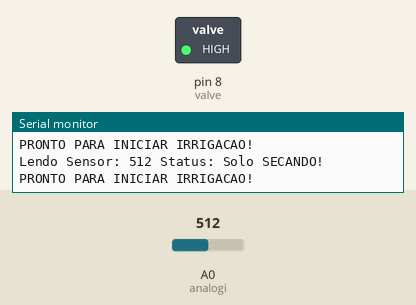
The sketch below on a simulated Arduino Uno, built with avr-gcc and run on an emulated ATmega328P. Shown: switched loads named in the sketch (green lamp = pin HIGH), the last lines printed to the serial monitor. Inputs (shaded band) come from the test bench; at power-on: A0 (analogi) = 512. Pins used as bus, display or sensor lines are not drawn.

Above: at 2.5 s.
2.6 s: A0 (analogi) set to 667
5.0 s: A0 (analogi) set to 696
At 5.7 s:
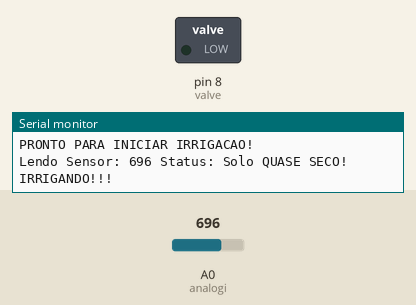
Timing chart, 0 to 8.0 s (numbered marks = the images above; inputs shaded):
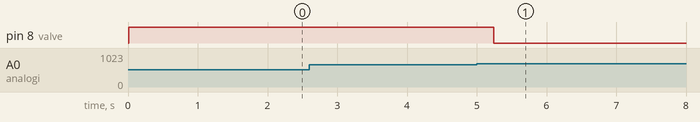

Measured:
- the behaviour switches between 682 and 683 on A0 (analogi) (found by bisection; images 0 and 1)
- after the input at 5.0 s, pin 8 (valve): HIGH → LOW after 0.25 s

The sketch:

sensground3.ino
```cpp
// ===== SOIL MOISTURE RANGE =====
#define L1 169
#define L2 340
#define L3 511
#define L4 682
#define L5 853

// ===== HARDWARE MAPPING =====
#define analogi A0
#define digital 15
#define gnd_pin 16
#define vcc_pin 17

#define valve 8                                                       //relay signal for valve

// ===== FUNCTION PROTOTYPE =====
void humidity_reading(int level1, int level2, int level3, int level4, int level5);

// ===== GLOBAL VARIABLES =====
int value_add = 0x00;

// ===== INITIAL SETTINGS =====
void setup() {
    Serial.begin(9600);                                               //starts the serial port, sets the data rate to 9600 bps

    pinMode(analogi, INPUT);
    pinMode(digital, INPUT);
    pinMode(gnd_pin, OUTPUT);
    pinMode(vcc_pin, OUTPUT);

    digitalWrite(gnd_pin, LOW);
    digitalWrite(vcc_pin, HIGH);

    pinMode(valve, OUTPUT);                                           //declares valve as output
}

// ===== LOOP INFINITO =====
void loop() {
    humidity_reading(L1, L2, L3, L4, L5);                             //call function that reads moisture sensor
    delay(741);                                                       //refresh rate
}

// ===== DEVELOPMENT OF FUNCTIONS =====
void humidity_reading(int level1, int level2, int level3, int level4, int level5) {
    value_add = analogRead(analogi);                                  //reads analog and saved signal value in 'value_add'

    Serial.print("Lendo Sensor: ");                                   //print on Serial Monitor
    Serial.print(value_add);                                          //print on Serial Monitor

    if(value_add > 0 && value_add < level1) {                         //identifies humidity level 0
        Serial.println(" Status: solo TOTALMENTE UMIDO!");
        digitalWrite(valve,HIGH);                                     //turn off valve
        delay(1000);
    }

    else if(value_add > level1 && value_add < level2) {               //identifies humidity level 1
        Serial.println(" Status: Umidade MEDIA!");
        digitalWrite(valve,HIGH);                                     //turn off valve
        delay(1000);
    }

    else if(value_add > level2 && value_add < level3) {               //identifies humidity level 2
        Serial.println(" Status: Umidade MINIMA!");
        digitalWrite(valve,HIGH);                                     //turn off valve
        delay(1000);
    }

    else if(value_add > level3 && value_add < level4) {               //identifies humidity level 3
        Serial.println(" Status: Solo SECANDO!\nPRONTO PARA INICIAR IRRIGACAO!");
        digitalWrite(valve,HIGH);                                     //turn off valve
        delay(1000);
    }

    else if(value_add > level4 && value_add < level5) {               //identifies humidity level 4
        Serial.println(" Status: Solo QUASE SECO!\nIRRIGANDO!!!");
        digitalWrite(valve,LOW);                                      //turn on valve
        delay(1000);
    }

    else if(value_add > level5 && value_add < 1024) {                 //identifies humidity level 5
        Serial.println(" Status: ATENCAO!!! Solo SECO!\nIRRIGANDO!!!");
        digitalWrite(valve,LOW);                                      //turn on valve
        delay(1000);
    }
}
```
